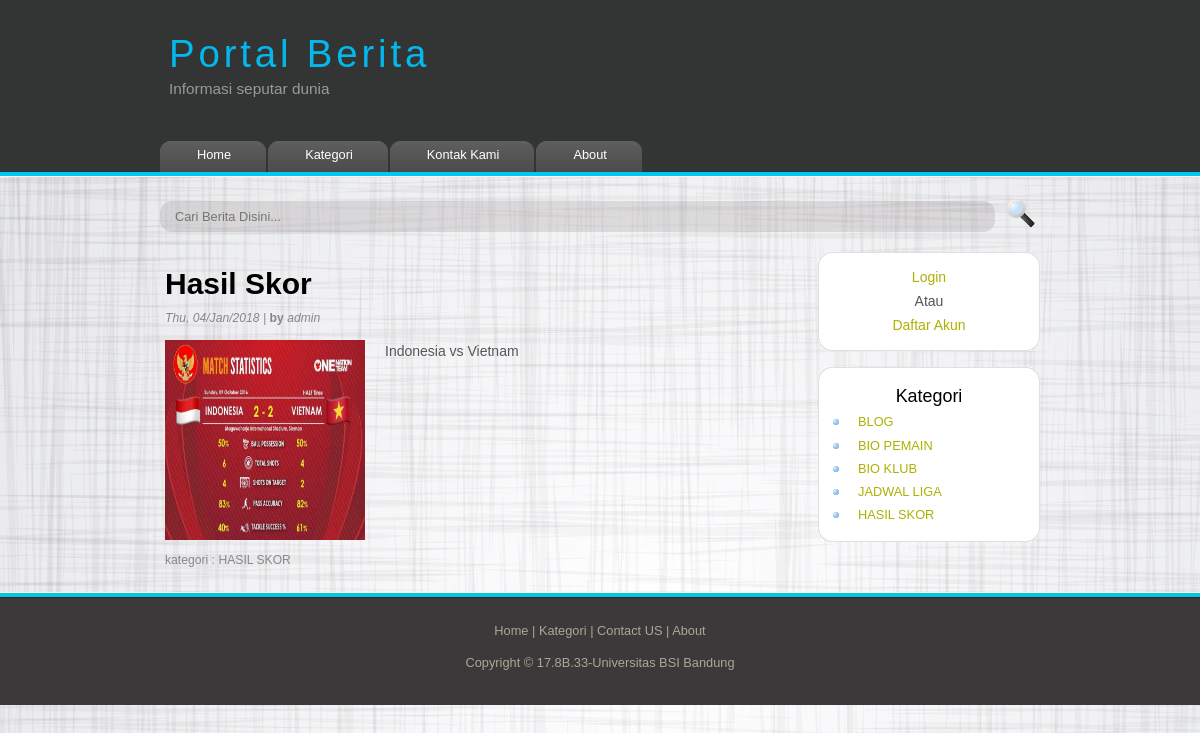
The page /single.php?id=45 on the database its author committed.
### tables this page shows
CREATE TABLE `kategori` (
  `no` int(11) NOT NULL,
  `nama_kategori` varchar(30) NOT NULL
);

CREATE TABLE `berita` (
  `id` int(11) NOT NULL,
  `judul` varchar(100) NOT NULL,
  `gambar` varchar(100) NOT NULL,
  `isi` text NOT NULL,
  `waktu` timestamp NOT NULL DEFAULT CURRENT_TIMESTAMP,
  `tag` varchar(20) NOT NULL,
  `penulis` varchar(30) NOT NULL
);

### function/kategori.php (called while the page is built, shortened)
<?php
function tampilkan_kategori(){
  $query = "SELECT * from kategori";
  return result($query);
}
?>

### function/blog.php (called while the page is built, shortened)
<?php
function tampilkan_id($id){
  $query = "SELECT * from berita WHERE id=$id";
  return result($query);
}
function result($query){
  global $link;
  if($result = mysqli_query($link,$query) or die ('gagal tampil data')){
    return $result;
  }
}
?>

### single.php (the view, shortened to what this page needs)
<?php
$id = $_GET['id'];
if(isset($_GET['id'])){
  $artikel_id = tampilkan_id($id);
  while($row = mysqli_fetch_assoc($artikel_id)){
    $judul  = $row['judul'];
    $konten  = $row['isi'];
    $tag  = $row['tag'];
    $penulis  = $row['penulis'];
    $gambar  = $row['gambar'];
    $waktu  = $row['waktu'];
  }
}
require "template/header.php";
require "template/sidebar.php";
?>
      <div id="content">
        <h1 class="judul"><?= $judul ; ?> </h1>
        <h5><i> <?= date("D, d/M/Y", strtotime($waktu)); ?> | </i><b>by</b><i> <?= $penulis ; ?>  </i></h5>
          <?php if ($gambar): ?>
            <div class="left">
            <img id="gambar_artikel" src="img/<?=$gambar?>"/>
            </div>
          <?php endif; ?>
        <p class="konten">
          <?= $konten ; ?>
        </p>
        <h5 class="tag">
          kategori : <?= $tag ; ?>
        </h5>
      </div>
    </div>
<?php
require "template/footer.php";
?>

### template/sidebar.php
 <div id="site_content">
   <form method="get" action="search.php" id="search_form">
     <input class="search" type="text" name="cari" value="" placeholder="Cari Berita Disini..."/>
     <input name="search" type="image" style="border: 0; margin: 0 0 -9px 5px;" src="template/style/search.png" alt="Search" title="Search" />
</form>
   <div id="sidebar_container">
     <div class="sidebar">
       <div class="sidebar_top"></div>
       <div class="sidebar_item">
         <?php if($login == true): ?>
           <p id="login">
             selamat datang <?= $_SESSION['user']; ?><br>
             <a href="logout.php">Logout</a>
           </p>
         <?php else: ?>
           <p id="login">
             <a href="login.php">Login</a><br>
             atau <br>
             <a href="register.php">Daftar Akun</a>
           </p>
         <?php endif; ?>
       </div>
       <div class="sidebar_base"></div>
     </div>
     <div class="sidebar">
       <div class="sidebar_top"></div>
       <div class="sidebar_item">
         <h3>Kategori</h3>
         <ul>
           <?php while($row = mysqli_fetch_assoc($kategori)):?>
             <li><a href="view.php?cat=<?= $row['nama_kategori']; ?>"><?= $row['nama_kategori']; ?></a></li>
           <?php endwhile; ?>
         </ul>
       </div>
       <div class="sidebar_base"></div>
     </div>
   </div>

### template/style/style.css (style rules this page uses)
html { height: 100%; }
* { margin: 0; padding: 0; }
body { font: normal .80em 'trebuchet ms', arial, sans-serif; background: url('p.png'); color: #555; }
p { padding: 0 0 15px 0; line-height: 1.7em; }
img { border: 0; }
h1, h2, h3, h4, h5, h6 { color: #362C20; letter-spacing: 0em; padding: 0 0 5px 0; }
h1, h2, h3 { font: normal 170% 'century gothic', arial; margin: 0 0 5px 0; padding: 15px 0 5px 0; color: #000; }
h3 { font-size: 140%; padding: 5px 0 0 0; }
h5, h6 { color: #888; font: normal 95% arial; letter-spacing: normal; padding: 0 0 15px 0; }
a, a:hover { outline: none; text-decoration: none; color: #AEB002; }
ul { margin: 2px 0 22px 17px; }
ul li { list-style-type: circle; margin: 0 0 6px 0; padding: 0 0 4px 5px; line-height: 1.5em; }
.left { float: left; width: auto; margin-right: 20px; }
#main, #logo, #menubar, #site_content, #footer { margin-left: auto; margin-right: auto; }
#site_content { width: 880px; overflow: hidden; margin: 20px auto 0 auto; padding: 0 0 10px 0; }
#sidebar_container { float: right; width: 224px; }
.sidebar_top { width: 222px; height: 14px; background: transparent url(side_top.png) no-repeat; }
.sidebar_base { width: 222px; height: 14px; background: url(side_base.png) no-repeat; }
.sidebar { float: right; width: 222px; padding: 0; margin: 0 0 16px 0; }
.sidebar_item { background: url(side_back.png) repeat-y; padding: 0 15px; width: 192px; }
.sidebar h3 { text-align: center; }
.sidebar li a { list-style: none; }
.sidebar ul { margin: 0; }
#login { text-align: center; padding: 0 0 0 0; font-size: 14px; text-transform: capitalize; }
#content { text-align: justify; width: 620px; padding: 0 0 0 5px; float: left; }
#content ul li, .sidebar ul li { list-style-type: none; background: url(bullet.png) no-repeat; margin: 0 0 0 0; padding: 0 0 4px 25px; line-height: 1.5em; }
.judul { font-weight: 700; text-transform: capitalize; font-size: 30px; }
.konten { font-size: 14px; font-family: sans-serif; }
#gambar_artikel { width: 200px; height: 200px; margin-bottom: 10px; }
form { margin-bottom: 20px; }
.search { width:805px; padding:8px 15px; background:rgba(125, 117, 117, 0.2); border:0px solid #dbdbdb; border-radius: 12px; font: 100% arial, sans-serif; }
.tag { clear: left; }

### rows shown on the page
kategori: nama_kategori "BLOG"
kategori: nama_kategori "BIO PEMAIN"
kategori: nama_kategori "BIO KLUB"
kategori: nama_kategori "JADWAL LIGA"
kategori: nama_kategori "HASIL SKOR"
berita: judul "Hasil Skor", waktu "Thu, 04/Jan/2018", penulis "admin", gambar (picture), isi "Indonesia vs Vietnam", tag "HASIL SKOR"
